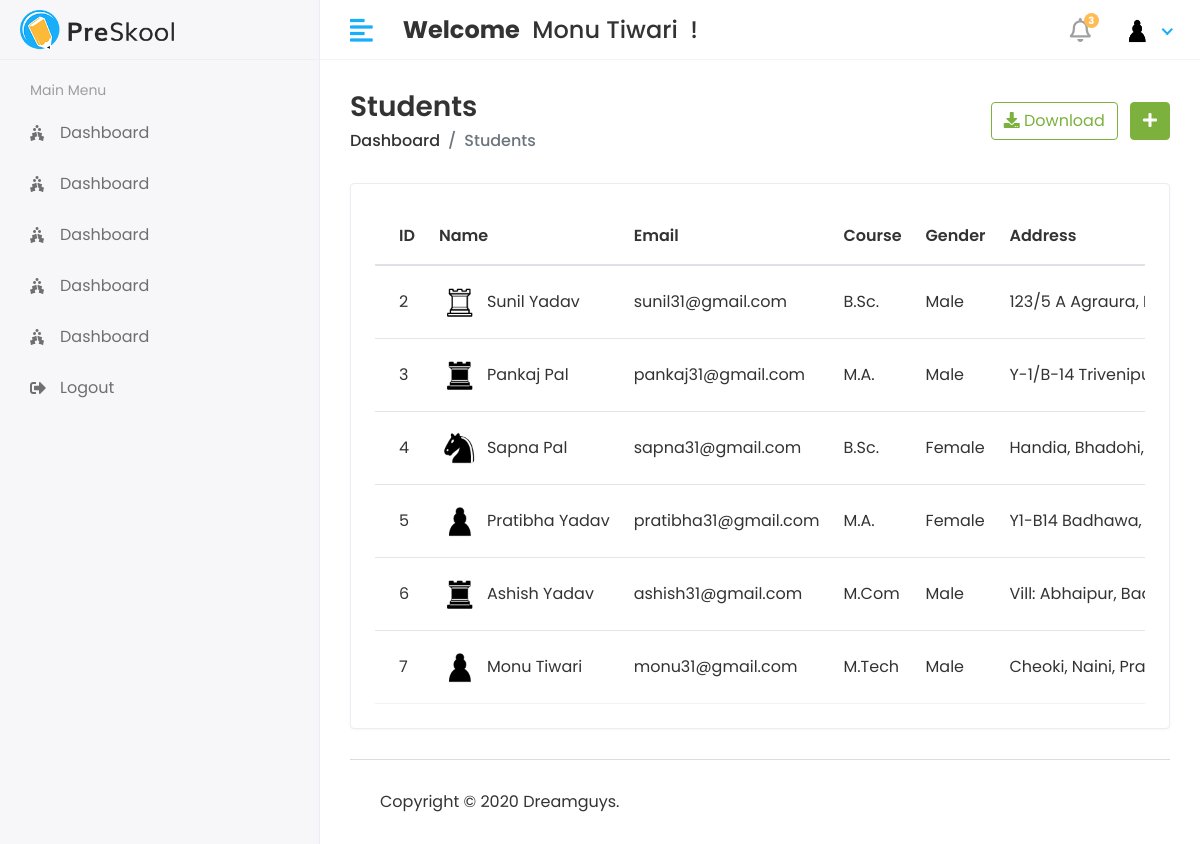
The app's page /Hod/Student/view (signed in) with its own data.
### myApp/models.py (models this page shows, shortened)
class CustomUser(AbstractUser):
  USER = (
    (1, 'HOD'),
    (2, 'STAFF'),
    (3, 'STUDENT'),
  )
  user_type = models.CharField(choices=USER, max_length=50, default=1)
  profile_Pic = models.ImageField(upload_to='media/profilePic')

class Student(models.Model):
  objects = None
  admin = models.OneToOneField(CustomUser, on_delete=models.CASCADE)
  address = models.TextField()
  gender = models.CharField(max_length=100)
  course_id = models.ForeignKey(Course, on_delete=models.DO_NOTHING)
  session_year_id = models.ForeignKey(SessionYear, on_delete=models.DO_NOTHING)
  create_date = models.DateTimeField(auto_now_add=True)
  update_date = models.DateTimeField(auto_now=True)

class Course(models.Model):
  objects = None
  course_name = models.CharField(max_length=100)
  create_date = models.DateTimeField(auto_now_add=True)
  update_date = models.DateTimeField(auto_now=True)

### StudentManagementProject/Hod_Views.py (the view)
@login_required(login_url='/')
def view_student(request):
  student = Student.objects.all()
  return render(request, 'Hod/view_student.html', {"students": student})

### templates/Hod/view_student.html (shortened to what this page needs)
{% extends 'base.html' %}
{% block content %}
{% load static %}
<div class="page-header">
  <div class="row align-items-center">
    <div class="col">
      <h3 class="page-title">Students</h3>
      <ul class="breadcrumb">
        <li class="breadcrumb-item"><a href="{% url 'hod_home' %}">Dashboard</a></li>
        <li class="breadcrumb-item active">Students</li>
      </ul>
    </div>
    <div class="col-auto text-right float-right ml-auto">
      <a href="#" class="btn btn-outline-success mr-2"><i class="fas fa-download"></i> Download</a>
      <a href="{% url 'add_student' %}" class="btn btn-success"><i class="fas fa-plus"></i></a>
    </div>
  </div>
</div>
<div class="row">
  <div class="col-sm-12">
    <div class="card card-table">
      <div class="card-body">
        <div class="table-responsive">
          <table id="table_id" class="table table-hover table-center mb-0">
            <thead>
            <tr>
              <th>ID</th>
              <th>Name</th>
              <th>Email</th>
              <th>Course</th>
              <th>Gender</th>
              <th>Address</th>
            </tr>
            </thead>
            <tbody>
            {% for i in students %}
            <tr>
              <td>{{i.id}}</td>
              <td>
                <h2 class="table-avatar">
                  {% if i.admin.profile_Pic == "" %}
                  <a href="#" class="avatar avatar-sm mr-2"><img
                      class="avatar-img rounded-circle"
                      src="{% static 'assets/img/no-img.jpg' %}"></a>
                  {% else %}
                  <a href="#" class="avatar avatar-sm mr-2"><img
                      class="avatar-img rounded-circle" src="/{{i.admin.profile_Pic}}"></a>
                  <a href="#">{{i.admin.first_name}}&nbsp;{{i.admin.last_name}}</a>
                  {% endif %}
                </h2>
              </td>
              <td>{{i.admin.email}}</td>
              <td>{{i.course_id.course_name}}</td>
              <td>{{i.gender}}</td>
              <td>{{i.address}}</td>
            </tr>
            {% endfor %}
            </tbody>
          </table>
        </div>
      </div>
    </div>
  </div>
</div>
{% endblock %}

### templates/includes/header.html (shortened to what this page needs)
{% load static %}
<div class="header">
  <div class="header-left">
    <a href="#" class="logo">
      <img src="{% static 'assets/img/logo.png' %}" alt="Logo">
    </a>
  </div>
  <a href="javascript:void(0);" id="toggle_btn">
    <i class="fas fa-align-left"></i>
  </a>
  <div class="top-nav-search mt-3">
    <h4><strong>Welcome</strong>&nbsp; <span>{{ user.first_name }} {{ user.last_name}}</span>&nbsp; !</h4>
  </div>
  <ul class="nav user-menu">
    <li class="nav-item dropdown noti-dropdown">
      <a href="#" class="dropdown-toggle nav-link" data-toggle="dropdown">
        <i class="far fa-bell"></i><span class="badge badge-pill">3</span>
      </a>
    </li>
    <li class="nav-item dropdown has-arrow">
      <a href="#" class="dropdown-toggle nav-link" data-toggle="dropdown">
        {% if user.profile_Pic == "" %}
        <span class="user-img"><img class="rounded-circle" src="{% static 'assets/img/no-img.jpg' %}" width="31" alt="{{user.first_name}}'s Pic"></span>
        {% else %}
        <span class="user-img"><img class="rounded-circle" src="/{{user.profile_Pic}}" width="31" alt="{{user.first_name}}'s Pic"></span>
        {% endif %}
      </a>
    </li>
  </ul>
</div>

### static/assets/css/style.css (style rules this page uses)
html { height: 100%; }
body { background-color: #fff; color: #333; font-family: 'Poppins', sans-serif; font-size: 1rem; height: 100%; line-height: 1.5; overflow-x: hidden; }
h1, h2, h3, h4, h5, h6 { font-family: 'Poppins', sans-serif; margin-top: 0; }
a { color: #009ce7; }
input, button, a { transition: all 0.4s ease; -moz-transition: all 0.4s ease; -o-transition: all 0.4s ease; -ms-transition: all 0.4s ease; -webkit-transition: all 0.4s ease; }
ul, ol { padding: 0px; list-style: none; }
.table { color: #333; max-width: 100%; margin-bottom: 0; width: 100%; }
table.table td h2 { display: inline-block; font-size: inherit; font-weight: 400; margin: 0; padding: 0; vertical-align: middle; }
table.table td h2.table-avatar { align-items: center; display: inline-flex; font-size: inherit; font-weight: 400; margin: 0; padding: 0; vertical-align: middle; white-space: nowrap; }
table.table td h2 a { color: #333; }
.table thead tr th { font-weight: 600; }
.table tbody tr { border-bottom: 1px solid rgba(0, 0, 0, 0.05); }
.table.table-center td, .table.table-center th { vertical-align: middle; }
.card-table .card-body .table > thead > tr > th { border-top: 0; }
.card-table .card-body .table tr td:first-child, .card-table .card-body .table tr th:first-child { padding-left: 1.5rem; }
.card-table .table td, .card-table .table th { border-top: 1px solid #e2e5e8; padding: 1rem 0.75rem; white-space: nowrap; }
.btn-success { background-color: #7bb13c; border: 1px solid #7bb13c }
.btn-outline-success { color: #7bb13c; border-color: #7bb13c; }
.card { border: 1px solid #ececf5; box-shadow: 0 1px 3px 0 rgba(0, 0, 0, 0.03); margin-bottom: 1.875rem; }
.card-body { padding: 1.5rem; }
.avatar { position: relative; display: inline-block; width: 3rem; height: 3rem }
.avatar > img { width: 100%; height: 100%; -o-object-fit: cover; object-fit: cover; }
.avatar-sm { width: 2.5rem; height: 2.5rem; }
.header { background-color: #fff; border-bottom: 1px solid #f3f3f4; left: 0; position: fixed; right: 0; top: 0; z-index: 1001; height: 60px; }
.header .header-left { float: left; height: 60px; padding: 0 20px; position: relative; width: 320px; z-index: 1; transition: all 0.2s ease-in-out; background-color: #f7f7fa; border-bottom: 1px solid #efefef; border-right: 1px solid #ececf5; display: flex; align-items: center; }
.header .header-left .logo { display: inline-block; line-height: 60px; }
.header .header-left .logo img { max-height: 40px; width: auto; }
.header .dropdown-toggle:after { display: none; }
.header .has-arrow .dropdown-toggle:after { border-top: 0; border-left: 0; border-bottom: 2px solid #18aefa; border-right: 2px solid #18aefa; content: ''; height: 8px; display: inline-block; pointer-events: none; -webkit-transform-origin: 66% 66%; -ms-transform-origin: 66% 66%; transform-origin: 66% 66%; -webkit-transform: rotate(45deg); -ms-transform: rotate(45deg); transform: rotate(45deg); -webkit-transition: all 0.15s ease-in-out; transition: all 0.15s ease-in-out; width: 8px; vertical-align: 0px; }
.user-menu { float: right; margin: 0; position: relative; z-index: 99; padding-right: 15px; }
.user-menu.nav > li > a { color: #a0a0a0; font-size: 14px; line-height: 58px; padding: 0 15px; height: 60px; }
.user-img { margin-right: 3px; position: relative; }
.top-nav-search { float: left; margin-left: 15px; }
.page-header { margin-bottom: 1.875rem; }
.page-header .breadcrumb { background-color: transparent; color: #6c757d; font-size: 1rem; font-weight: 500; margin-bottom: 0; padding: 0; }
.page-header .breadcrumb a { color: #333; }
.page-title { font-size: 28px; font-weight: 600; color: #333; margin-bottom: 5px; }
.user-menu.nav > li > a .badge { background-color: #FFBC53; display: block; font-size: 10px; font-weight: bold; height: 15px; width: 15px; position: absolute; right: 7px; top: 13px; color: #fff; padding: 3px; }
.user-menu.nav > li > a > i { font-size: 1.5rem; line-height: 60px; }
@media (min-width: 992px) { #toggle_btn { align-items: center; color: #18aefa; display: inline-flex; float: left; font-size: 26px; height: 60px; justify-content: center; margin-left: 15px; padding: 0 15px; } }

### records on screen
CustomUser: first_name "Monu", last_name "Tiwari", profile_Pic (picture)
Student: id "2", admin.profile_Pic (picture), admin.first_name "Sunil", admin.last_name "Yadav", admin.email "sunil31@gmail.com", course_id.course_name "B.Sc.", gender "Male", address "123/5 A Agraura,…"
Student: id "3", admin.profile_Pic (picture), admin.first_name "Pankaj", admin.last_name "Pal", admin.email "pankaj31@gmail.com", course_id.course_name "M.A.", gender "Male", address "Y-1/B-14…"
Student: id "4", admin.profile_Pic (picture), admin.first_name "Sapna", admin.last_name "Pal", admin.email "sapna31@gmail.com", course_id.course_name "B.Sc.", gender "Female", address "Handia, Bhadohi,…"
Student: id "5", admin.profile_Pic (picture), admin.first_name "Pratibha", admin.last_name "Yadav", admin.email "pratibha31@gmail.com", course_id.course_name "M.A.", gender "Female", address "Y1-B14 Badhawa,…"
Student: id "6", admin.profile_Pic (picture), admin.first_name "Ashish", admin.last_name "Yadav", admin.email "ashish31@gmail.com", course_id.course_name "M.Com", gender "Male", address "Vill: Abhaipur,…"
Student: id "7", admin.profile_Pic (picture), admin.first_name "Monu", admin.last_name "Tiwari", admin.email "monu31@gmail.com", course_id.course_name "M.Tech", gender "Male", address "Cheoki, Naini,…"
